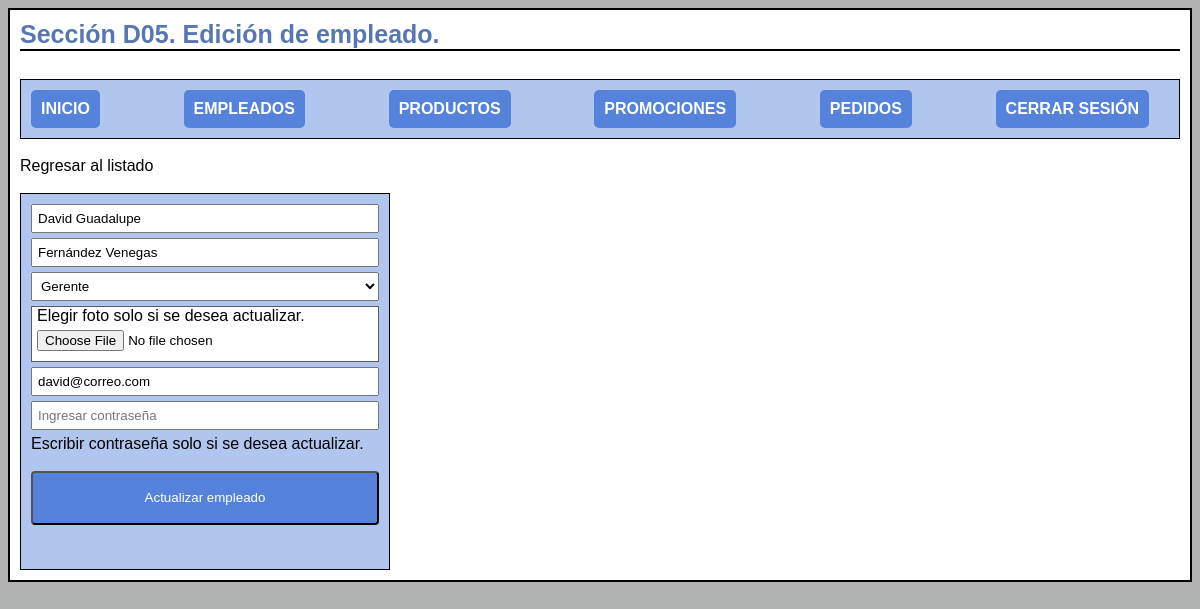
The page /administrador/empleados_edita.php?id=1 (signed in) on the database its author committed.
### tables this page shows
CREATE TABLE `empleados` (
  `id` int(11) NOT NULL,
  `nombre` varchar(128) NOT NULL,
  `apellidos` varchar(128) NOT NULL,
  `correo` varchar(128) NOT NULL,
  `pass` varchar(32) NOT NULL,
  `rol` int(1) NOT NULL,
  `archivo_nombre` varchar(255) NOT NULL,
  `archivo_file` varchar(128) NOT NULL,
  `status` int(1) NOT NULL DEFAULT 1,
  `eliminado` int(1) NOT NULL DEFAULT 0
);

### administrador/empleados_edita.php (the view, shortened to what this page needs)
<?php
    $nombre = $_SESSION['nombre'];
?>
<?php
    $con = conecta();
    $id = $_REQUEST['id'];
    $sql = "SELECT * FROM empleados WHERE id = $id";
    $res = $con->query($sql);
    $num = $res->num_rows;
    $empleado_encontrado = true;
    if($num>0){
        $row = $res->fetch_assoc();
        $nombre = $row["nombre"];
        $apellidos = $row["apellidos"];
        $indice_rol = $row["rol"];
        $correo = $row["correo"];
    }else{
        $empleado_encontrado = false;
    }
?>
<html>
<head>
    <link rel="stylesheet" href="../css/style.css?v=<?php echo time();?>">
</head>
<body>
    <div id='contenedor_principal'>
        <div class='titulo'>Sección D05. Edición de empleado.</div>
        <?php
            include "menu.php";
        ?>
        <div><a href='empleados_lista.php'>Regresar al listado</a></div><br>
        <?php if ($empleado_encontrado): ?>
            <div class='contenedor_formulario'>
                <form name='forma01' enctype="multipart/form-data" action='empleados_actualiza.php' method='POST'>
                    <input class='entrada_formulario' id='nombre' name='nombre' type='text' placeholder='Ingresar nombre(s)' value='<?php echo $nombre; ?>'><br>
                    <input class='entrada_formulario' id='apellidos' name='apellidos' type='text' placeholder='Ingresar apellidos' value='<?php echo $apellidos; ?>'><br>
                    <select class='entrada_formulario' id='rol' name='rol'>
                        <option value='1' <?php if ($indice_rol == 1) echo 'selected'; ?>>Gerente</option>
                    </select>
                    <div class="agrupador">
                        <label class="entrada_formulario">Elegir foto solo si se desea actualizar.<br></label><input class="entrada_formulario" type="file" id="foto" name="foto"><br>
                    </div>
                    <input class='entrada_formulario' id='correo' name='correo' type='email' placeholder='Ingresar correo' onblur='verificar_correo();' value='<?php echo $correo; ?>'>
                    <input class='entrada_formulario' id='pass' name='pass' type='text' placeholder='Ingresar contraseña'><br>
                    <label>Escribir contraseña solo si se desea actualizar.</label><br>
                    <br><input class='boton' onClick='if(!validar()){return false;}' type='submit' value='Actualizar empleado'><br>
                    <br><div id='mensaje' class='mensaje'></div>
                </form>
            </div>
        <?php else: ?>
            <br><div id='mensaje' class='mensaje'>No existe empleado con el id proporcionado</div>
        <?php endif; ?>
    </div>
</body>
</html>

### css/style.css (style rules this page uses)
:root { --azul_principal: rgba(53, 109, 214, 0.74); --azul_fondo: rgba(150, 179, 233, 0.74); --azul_titilo: rgba(27, 71, 151, 0.74); }
a:link, a:visited { color: inherit; text-decoration: none; }
body { background-color: rgb(177, 179, 179); }
#contenedor_principal { border: 2px solid #000; background-color: #fff; font-family: 'Montserrat', sans-serif; margin-bottom: 20px; padding: 10px; height: auto; }
.titulo { font-weight: bold; font-size: 25px; margin-bottom: 10px; color: var(--azul_titilo); border-bottom: 2px solid #000; }
.contenedor_formulario { border: 1px solid #000; width: 30%; padding: 10px; background-color: var(--azul_fondo); }
.entrada_formulario { padding: 5px; margin-bottom: 5px; width: 100%; font-family: 'Montserrat', sans-serif; }
.boton { padding: 5%; border-radius: 4px; font-family: 'Montserrat', sans-serif; width: 100%; color: #fff; background-color: var(--azul_principal); }
.agrupador { border: 1px solid #5f5c5c; margin-bottom: 5px; background-color: #fff; }

### rows shown on the page
empleados: nombre "David Guadalupe", apellidos "Fernández Venegas", rol "Gerente", correo "david@correo.com"
